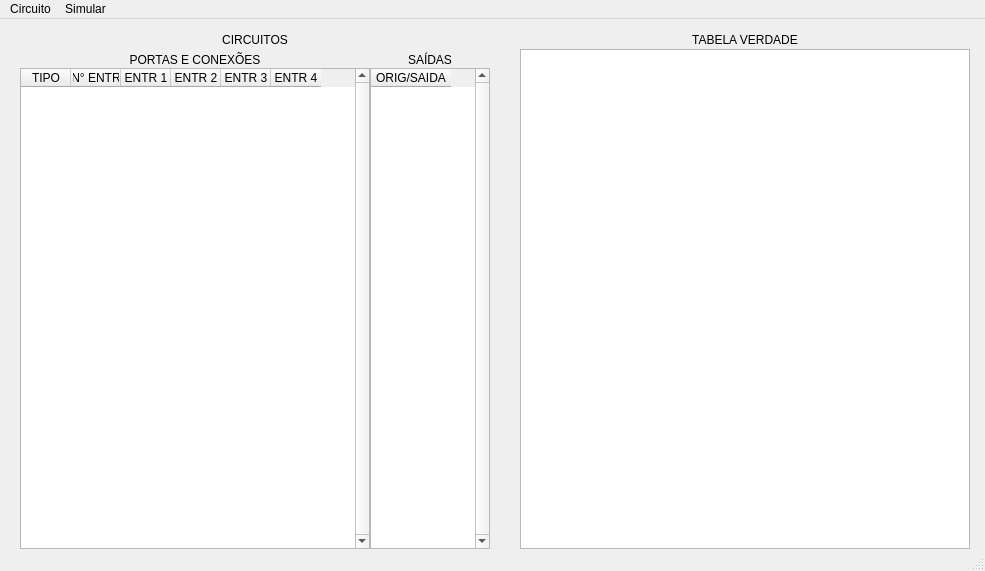
<?xml version="1.0" encoding="UTF-8"?>
<ui version="4.0">
 <class>maincircuito</class>
 <widget class="QMainWindow" name="maincircuito">
  <property name="geometry">
   <rect>
    <x>0</x>
    <y>0</y>
    <width>985</width>
    <height>571</height>
   </rect>
  </property>
  <property name="windowTitle">
   <string>Simulador de Circuitos Digitais</string>
  </property>
  <widget class="QWidget" name="centralwidget">
   <widget class="QTableWidget" name="portasConexoesWidget">
    <property name="geometry">
     <rect>
      <x>20</x>
      <y>49</y>
      <width>350</width>
      <height>481</height>
     </rect>
    </property>
    <property name="verticalScrollBarPolicy">
     <enum>Qt::ScrollBarAlwaysOn</enum>
    </property>
    <property name="horizontalScrollBarPolicy">
     <enum>Qt::ScrollBarAlwaysOff</enum>
    </property>
    <property name="tabKeyNavigation">
     <bool>false</bool>
    </property>
    <property name="selectionMode">
     <enum>QAbstractItemView::SingleSelection</enum>
    </property>
    <property name="selectionBehavior">
     <enum>QAbstractItemView::SelectRows</enum>
    </property>
    <attribute name="horizontalHeaderDefaultSectionSize">
     <number>50</number>
    </attribute>
    <attribute name="verticalHeaderDefaultSectionSize">
     <number>50</number>
    </attribute>
    <column>
     <property name="text">
      <string>TIPO</string>
     </property>
     <property name="textAlignment">
      <set>AlignCenter</set>
     </property>
    </column>
    <column>
     <property name="text">
      <string>N° ENTR</string>
     </property>
     <property name="textAlignment">
      <set>AlignCenter</set>
     </property>
    </column>
    <column>
     <property name="text">
      <string>ENTR 1</string>
     </property>
     <property name="textAlignment">
      <set>AlignCenter</set>
     </property>
    </column>
    <column>
     <property name="text">
      <string>ENTR 2</string>
     </property>
     <property name="textAlignment">
      <set>AlignCenter</set>
     </property>
    </column>
    <column>
     <property name="text">
      <string>ENTR 3</string>
     </property>
     <property name="textAlignment">
      <set>AlignCenter</set>
     </property>
    </column>
    <column>
     <property name="text">
      <string>ENTR 4</string>
     </property>
     <property name="textAlignment">
      <set>AlignCenter</set>
     </property>
    </column>
   </widget>
   <widget class="QTableWidget" name="saidasWidget">
    <property name="geometry">
     <rect>
      <x>370</x>
      <y>49</y>
      <width>120</width>
      <height>481</height>
     </rect>
    </property>
    <property name="verticalScrollBarPolicy">
     <enum>Qt::ScrollBarAlwaysOn</enum>
    </property>
    <property name="horizontalScrollBarPolicy">
     <enum>Qt::ScrollBarAlwaysOff</enum>
    </property>
    <property name="tabKeyNavigation">
     <bool>false</bool>
    </property>
    <property name="selectionMode">
     <enum>QAbstractItemView::SingleSelection</enum>
    </property>
    <property name="selectionBehavior">
     <enum>QAbstractItemView::SelectRows</enum>
    </property>
    <attribute name="horizontalHeaderDefaultSectionSize">
     <number>80</number>
    </attribute>
    <column>
     <property name="text">
      <string>ORIG/SAIDA</string>
     </property>
    </column>
   </widget>
   <widget class="QLabel" name="portasConexoesLabel">
    <property name="geometry">
     <rect>
      <x>20</x>
      <y>30</y>
      <width>350</width>
      <height>21</height>
     </rect>
    </property>
    <property name="text">
     <string>PORTAS E CONEXÕES</string>
    </property>
    <property name="alignment">
     <set>Qt::AlignCenter</set>
    </property>
   </widget>
   <widget class="QLabel" name="saidasLabel">
    <property name="geometry">
     <rect>
      <x>370</x>
      <y>30</y>
      <width>120</width>
      <height>21</height>
     </rect>
    </property>
    <property name="text">
     <string>SAÍDAS</string>
    </property>
    <property name="alignment">
     <set>Qt::AlignCenter</set>
    </property>
   </widget>
   <widget class="QTableWidget" name="tabelaVerdadeWidget">
    <property name="geometry">
     <rect>
      <x>520</x>
      <y>30</y>
      <width>450</width>
      <height>500</height>
     </rect>
    </property>
    <property name="sizeAdjustPolicy">
     <enum>QAbstractScrollArea::AdjustToContents</enum>
    </property>
    <property name="tabKeyNavigation">
     <bool>false</bool>
    </property>
    <property name="selectionMode">
     <enum>QAbstractItemView::SingleSelection</enum>
    </property>
    <property name="selectionBehavior">
     <enum>QAbstractItemView::SelectRows</enum>
    </property>
    <property name="showGrid">
     <bool>true</bool>
    </property>
    <attribute name="horizontalHeaderVisible">
     <bool>false</bool>
    </attribute>
    <attribute name="horizontalHeaderMinimumSectionSize">
     <number>10</number>
    </attribute>
    <attribute name="horizontalHeaderDefaultSectionSize">
     <number>50</number>
    </attribute>
    <attribute name="verticalHeaderVisible">
     <bool>false</bool>
    </attribute>
   </widget>
   <widget class="QLabel" name="tabelaVerdadeLabel">
    <property name="geometry">
     <rect>
      <x>520</x>
      <y>10</y>
      <width>450</width>
      <height>21</height>
     </rect>
    </property>
    <property name="text">
     <string>TABELA VERDADE</string>
    </property>
    <property name="alignment">
     <set>Qt::AlignCenter</set>
    </property>
   </widget>
   <widget class="QLabel" name="circuitosLabel">
    <property name="geometry">
     <rect>
      <x>20</x>
      <y>10</y>
      <width>470</width>
      <height>21</height>
     </rect>
    </property>
    <property name="text">
     <string>CIRCUITOS</string>
    </property>
    <property name="alignment">
     <set>Qt::AlignCenter</set>
    </property>
   </widget>
  </widget>
  <widget class="QMenuBar" name="menubar">
   <property name="geometry">
    <rect>
     <x>0</x>
     <y>0</y>
     <width>985</width>
     <height>21</height>
    </rect>
   </property>
   <widget class="QMenu" name="menuCircuito">
    <property name="title">
     <string>Circuito</string>
    </property>
    <addaction name="actionNovo"/>
    <addaction name="actionLer"/>
    <addaction name="actionSalvar"/>
    <addaction name="separator"/>
    <addaction name="actionSair"/>
   </widget>
   <widget class="QMenu" name="menuSimular">
    <property name="title">
     <string>Simular</string>
    </property>
    <addaction name="actionGerar_tabela"/>
   </widget>
   <addaction name="menuCircuito"/>
   <addaction name="menuSimular"/>
  </widget>
  <widget class="QStatusBar" name="statusbar"/>
  <action name="actionNovo">
   <property name="text">
    <string>Novo...</string>
   </property>
  </action>
  <action name="actionLer">
   <property name="text">
    <string>Ler...</string>
   </property>
  </action>
  <action name="actionSalvar">
   <property name="text">
    <string>Salvar...</string>
   </property>
  </action>
  <action name="actionSair">
   <property name="text">
    <string>Sair</string>
   </property>
  </action>
  <action name="actionGerar_tabela">
   <property name="text">
    <string>Gerar tabela</string>
   </property>
  </action>
 </widget>
 <resources/>
 <connections/>
</ui>
